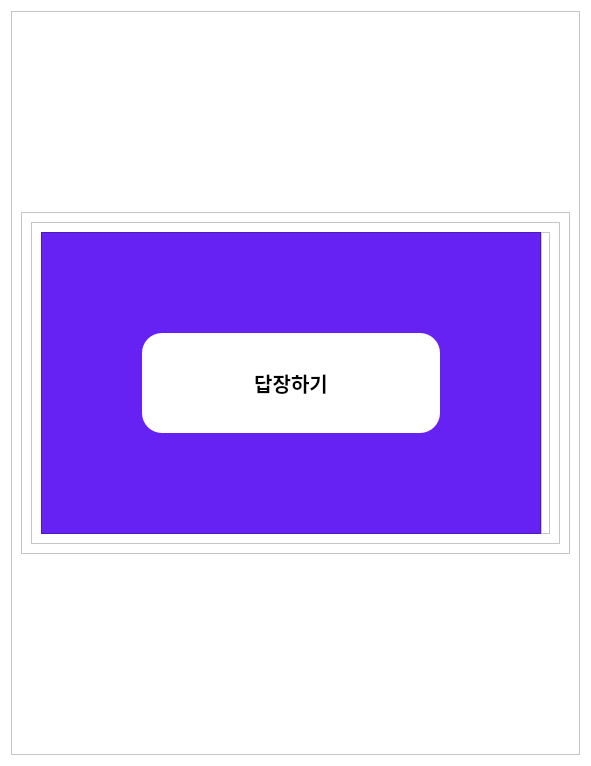
            <widget class="QWidget" name="page_3">
             <property name="styleSheet">
              <string notr="true">background-color:white;</string>
             </property>
             <layout class="QVBoxLayout" name="verticalLayout_65">
              <item>
               <widget class="QFrame" name="frame_60">
                <property name="frameShape">
                 <enum>QFrame::StyledPanel</enum>
                </property>
                <property name="frameShadow">
                 <enum>QFrame::Raised</enum>
                </property>
                <layout class="QVBoxLayout" name="verticalLayout_64">
                 <property name="topMargin">
                  <number>200</number>
                 </property>
                 <property name="bottomMargin">
                  <number>200</number>
                 </property>
                 <item alignment="Qt::AlignHCenter|Qt::AlignVCenter">
                  <widget class="QFrame" name="frame_65">
                   <property name="frameShape">
                    <enum>QFrame::StyledPanel</enum>
                   </property>
                   <property name="frameShadow">
                    <enum>QFrame::Raised</enum>
                   </property>
                   <layout class="QVBoxLayout" name="verticalLayout_59">
                    <item alignment="Qt::AlignHCenter|Qt::AlignVCenter">
                     <widget class="QFrame" name="frame_89">
                      <property name="frameShape">
                       <enum>QFrame::StyledPanel</enum>
                      </property>
                      <property name="frameShadow">
                       <enum>QFrame::Raised</enum>
                      </property>
                      <layout class="QHBoxLayout" name="horizontalLayout_35">
                       <property name="spacing">
                        <number>0</number>
                       </property>
                       <item>
                        <widget class="QFrame" name="frame_90">
                         <property name="minimumSize">
                          <size>
                           <width>500</width>
                           <height>0</height>
                          </size>
                         </property>
                         <property name="maximumSize">
                          <size>
                           <width>16777215</width>
                           <height>16777215</height>
                          </size>
                         </property>
                         <property name="styleSheet">
                          <string notr="true">*{
background-color: #6522f2;
}</string>
                         </property>
                         <property name="frameShape">
                          <enum>QFrame::StyledPanel</enum>
                         </property>
                         <property name="frameShadow">
                          <enum>QFrame::Raised</enum>
                         </property>
                         <layout class="QVBoxLayout" name="verticalLayout_38">
                          <property name="leftMargin">
                           <number>100</number>
                          </property>
                          <property name="topMargin">
                           <number>100</number>
                          </property>
                          <property name="rightMargin">
                           <number>100</number>
                          </property>
                          <property name="bottomMargin">
                           <number>100</number>
                          </property>
                          <item>
                           <widget class="QPushButton" name="pushButton_6">
                            <property name="minimumSize">
                             <size>
                              <width>0</width>
                              <height>100</height>
                             </size>
                            </property>
                            <property name="font">
                             <font>
                              <pointsize>15</pointsize>
                              <weight>75</weight>
                              <bold>true</bold>
                             </font>
                            </property>
                            <property name="layoutDirection">
                             <enum>Qt::RightToLeft</enum>
                            </property>
                            <property name="styleSheet">
                             <string notr="true">*{color: black;background-color:#ffffff;
border-radius: 20px;
}</string>
                            </property>
                            <property name="text">
                             <string>답장하기</string>
                            </property>
                            <property name="iconSize">
                             <size>
                              <width>50</width>
                              <height>50</height>
                             </size>
                            </property>
                           </widget>
                          </item>
                         </layout>
                        </widget>
                       </item>
                       <item>
                        <widget class="QFrame" name="frame_91">
                         <property name="frameShape">
                          <enum>QFrame::StyledPanel</enum>
                         </property>
                         <property name="frameShadow">
                          <enum>QFrame::Raised</enum>
                         </property>
                         <layout class="QHBoxLayout" name="horizontalLayout_50">
                          <property name="spacing">
                           <number>0</number>
                          </property>
                          <property name="leftMargin">
                           <number>0</number>
                          </property>
                          <property name="topMargin">
                           <number>0</number>
                          </property>
                          <property name="rightMargin">
                           <number>0</number>
                          </property>
                          <property name="bottomMargin">
                           <number>0</number>
                          </property>
                          <item>
                           <widget class="QLabel" name="label_32">
                            <property name="maximumSize">
                             <size>
                              <width>16777215</width>
                              <height>16777215</height>
                             </size>
                            </property>
                            <property name="cursor">
                             <cursorShape>ArrowCursor</cursorShape>
                            </property>
                            <property name="tabletTracking">
                             <bool>false</bool>
                            </property>
                            <property name="contextMenuPolicy">
                             <enum>Qt::DefaultContextMenu</enum>
                            </property>
                            <property name="text">
                             <string/>
                            </property>
                            <property name="pixmap">
                             <pixmap>lp.png</pixmap>
                            </property>
                            <property name="scaledContents">
                             <bool>true</bool>
                            </property>
                            <property name="alignment">
                             <set>Qt::AlignCenter</set>
                            </property>
                            <property name="wordWrap">
                             <bool>false</bool>
                            </property>
                           </widget>
                          </item>
                         </layout>
                        </widget>
                       </item>
                      </layout>
                     </widget>
                    </item>
                   </layout>
                  </widget>
                 </item>
                </layout>
               </widget>
              </item>
             </layout>
            </widget>
